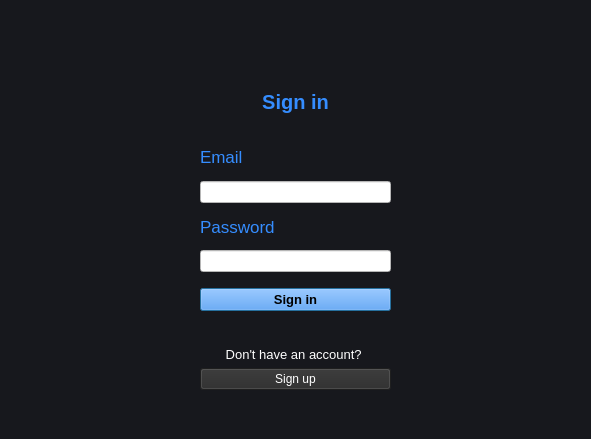
<?xml version="1.0" encoding="UTF-8"?>
<ui version="4.0">
 <class>sign_in</class>
 <widget class="QDialog" name="sign_in">
  <property name="geometry">
   <rect>
    <x>0</x>
    <y>0</y>
    <width>591</width>
    <height>439</height>
   </rect>
  </property>
  <property name="contextMenuPolicy">
   <enum>Qt::ContextMenuPolicy::NoContextMenu</enum>
  </property>
  <property name="windowTitle">
   <string>Dialog</string>
  </property>
  <property name="styleSheet">
   <string notr="true">background-color: rgb(23, 24, 29);</string>
  </property>
  <widget class="QWidget" name="layoutWidget">
   <property name="geometry">
    <rect>
     <x>200</x>
     <y>70</y>
     <width>191</width>
     <height>320</height>
    </rect>
   </property>
   <layout class="QVBoxLayout" name="verticalLayout_2">
    <item>
     <widget class="QLabel" name="label">
      <property name="font">
       <font>
        <family>Segoe UI</family>
        <pointsize>15</pointsize>
        <bold>true</bold>
       </font>
      </property>
      <property name="styleSheet">
       <string notr="true">Color: rgb(53, 141, 255);</string>
      </property>
      <property name="text">
       <string>Sign in</string>
      </property>
      <property name="alignment">
       <set>Qt::AlignmentFlag::AlignCenter</set>
      </property>
     </widget>
    </item>
    <item>
     <layout class="QHBoxLayout" name="horizontalLayout">
      <item>
       <layout class="QVBoxLayout" name="verticalLayout_3">
        <item>
         <layout class="QVBoxLayout" name="verticalLayout_5">
          <item>
           <widget class="QLabel" name="emailLbl">
            <property name="font">
             <font>
              <pointsize>13</pointsize>
             </font>
            </property>
            <property name="styleSheet">
             <string notr="true">Color: rgb(53, 141, 255);</string>
            </property>
            <property name="text">
             <string>Email</string>
            </property>
           </widget>
          </item>
          <item>
           <widget class="QLineEdit" name="emailLine">
            <property name="sizePolicy">
             <sizepolicy hsizetype="Minimum" vsizetype="Fixed">
              <horstretch>0</horstretch>
              <verstretch>0</verstretch>
             </sizepolicy>
            </property>
            <property name="minimumSize">
             <size>
              <width>160</width>
              <height>0</height>
             </size>
            </property>
            <property name="styleSheet">
             <string notr="true">background-color: rgb(215, 252, 255);
background-color: rgb(255, 255, 255);</string>
            </property>
            <property name="text">
             <string/>
            </property>
           </widget>
          </item>
         </layout>
        </item>
       </layout>
      </item>
     </layout>
    </item>
    <item>
     <layout class="QHBoxLayout" name="horizontalLayout_2">
      <item>
       <layout class="QVBoxLayout" name="verticalLayout_4">
        <item>
         <widget class="QLabel" name="passwordLbl">
          <property name="font">
           <font>
            <pointsize>13</pointsize>
           </font>
          </property>
          <property name="styleSheet">
           <string notr="true">Color: rgb(53, 141, 255);</string>
          </property>
          <property name="text">
           <string>Password</string>
          </property>
         </widget>
        </item>
        <item>
         <widget class="QLineEdit" name="passwordLine">
          <property name="styleSheet">
           <string notr="true">background-color: rgb(215, 252, 255);
background-color: rgb(255, 255, 255);</string>
          </property>
         </widget>
        </item>
       </layout>
      </item>
     </layout>
    </item>
    <item>
     <spacer name="verticalSpacer_2">
      <property name="orientation">
       <enum>Qt::Orientation::Vertical</enum>
      </property>
      <property name="sizeType">
       <enum>QSizePolicy::Policy::Maximum</enum>
      </property>
      <property name="sizeHint" stdset="0">
       <size>
        <width>20</width>
        <height>10</height>
       </size>
      </property>
     </spacer>
    </item>
    <item>
     <widget class="QPushButton" name="signInBtn">
      <property name="font">
       <font>
        <pointsize>10</pointsize>
        <bold>true</bold>
       </font>
      </property>
      <property name="styleSheet">
       <string notr="true">background-color: rgb(53, 141, 255);
color: rgb(0, 0, 0);</string>
      </property>
      <property name="text">
       <string>Sign in</string>
      </property>
     </widget>
    </item>
    <item>
     <layout class="QVBoxLayout" name="verticalLayout">
      <item>
       <spacer name="verticalSpacer">
        <property name="orientation">
         <enum>Qt::Orientation::Vertical</enum>
        </property>
        <property name="sizeType">
         <enum>QSizePolicy::Policy::Preferred</enum>
        </property>
        <property name="sizeHint" stdset="0">
         <size>
          <width>20</width>
          <height>30</height>
         </size>
        </property>
       </spacer>
      </item>
      <item>
       <widget class="QLabel" name="questionLbl">
        <property name="font">
         <font>
          <pointsize>10</pointsize>
         </font>
        </property>
        <property name="styleSheet">
         <string notr="true">color: rgb(255, 255, 255);</string>
        </property>
        <property name="text">
         <string>Don't have an account? </string>
        </property>
        <property name="alignment">
         <set>Qt::AlignmentFlag::AlignCenter</set>
        </property>
       </widget>
      </item>
      <item>
       <widget class="QPushButton" name="signUpBtn">
        <property name="styleSheet">
         <string notr="true">color: rgb(255, 255, 255);
background-color: rgb(43, 43, 43);</string>
        </property>
        <property name="text">
         <string>Sign up</string>
        </property>
       </widget>
      </item>
     </layout>
    </item>
   </layout>
  </widget>
  <widget class="QLabel" name="errorLbl">
   <property name="geometry">
    <rect>
     <x>200</x>
     <y>400</y>
     <width>49</width>
     <height>16</height>
    </rect>
   </property>
   <property name="text">
    <string/>
   </property>
  </widget>
 </widget>
 <resources/>
 <connections/>
</ui>
